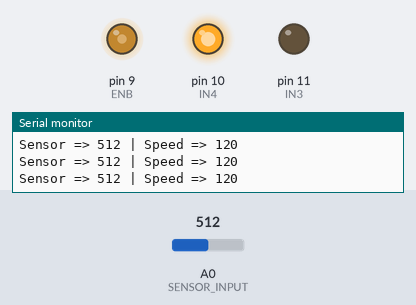
Bench run of a sketch on a simulated Arduino Uno, built with avr-gcc and run on an emulated ATmega328P. Parts: output pins drawn as LEDs (lit = HIGH), the last lines printed to the serial monitor. The inputs (shaded band) are chosen by the test bench; at power-on: A0 (SENSOR_INPUT) = 512.

Above: at 1.2 s.
1.3 s: A0 (SENSOR_INPUT) set to 882
2.8 s: A0 (SENSOR_INPUT) set to 916
At 3.8 s:
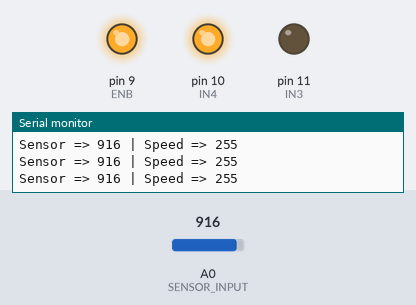
4.3 s: A0 (SENSOR_INPUT) set to 90
At 5.5 s:
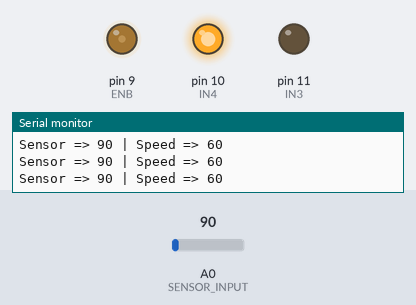
Timing chart, 0 to 7.3 s (numbered marks = the images above; inputs shaded):
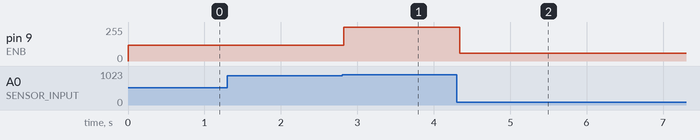

The sketch:

main.ino
```cpp
/**
 * Miguel Ángel Sánchez Chordi <mangel.snc@gmail.com>
 * Francisco Díaz Gomez <diazgomezfrancisco@gmail.com>
 * Vicente Jose Moreno <navarretvj@gmail.com>
 * David Hernandez <davidhernandezruiz@gmail.com>
 *
 */

const int SENSOR_INPUT = 0;
const int INLINE_THRESHOLD = 900;
const int OUTLINE_THRESHOLD = 100;

const int ENB = 9;
const int IN3 = 11;
const int IN4 = 10;

const int MIN_SPEED = 60;
const int MID_SPEED = 120;
const int MAX_SPEED = 255;

void setup() {
  initializeEngine();
  initializeSensor();
  Serial.begin(9600);
}

void initializeEngine() {
  pinMode(IN3, OUTPUT);
  pinMode(IN4, OUTPUT);
  pinMode(ENB, OUTPUT);

  setForwardDirection();
  stopEngine();
}

void initializeSensor() {
  pinMode(SENSOR_INPUT, INPUT);
}

void setForwardDirection() {
  digitalWrite(IN3, LOW);
  digitalWrite(IN4, HIGH);
}

void setEngineSpeed(int speed) {
  analogWrite(ENB, speed);
}

void stopEngine() {
  analogWrite(ENB, 0);
}

void loop() {
  int sensorValue = analogRead(SENSOR_INPUT);

  if (isOutOfLine(sensorValue)) {
    setEngineSpeed(MIN_SPEED);
    printEngineStatusMessage(sensorValue, MIN_SPEED);
  } else if (isInsideLine(sensorValue)) {
    setEngineSpeed(MAX_SPEED);
    printEngineStatusMessage(sensorValue, MAX_SPEED);
  } else {
    setEngineSpeed(MID_SPEED);
    printEngineStatusMessage(sensorValue, MID_SPEED);
  }

  delay(100);
}

bool isOutOfLine(int sensorValue) {
  return sensorValue < OUTLINE_THRESHOLD;
}

bool isInsideLine(int sensorValue) {
  return sensorValue > INLINE_THRESHOLD;
}

void printEngineStatusMessage(int sensorValue, int speed) {
  String sensorMessage = "Sensor => ";
  sensorMessage = sensorMessage + sensorValue;

  String speedMessage = "Speed => ";
  speedMessage = speedMessage + speed;

  String message = sensorMessage + " | " + speedMessage;
  Serial.println(message);
}
```

Measured:
- the behaviour switches between 900 and 901 on A0 (SENSOR_INPUT) (found by bisection; images 0 and 1)
- after the input at 2.8 s, pin 9 (ENB): 120/255 → 255/255 at once
- after the input at 4.3 s, pin 9 (ENB): 255/255 → 60/255 at once
